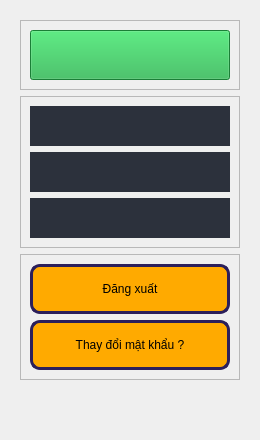
                  <widget class="QWidget" name="page_20">
                   <layout class="QVBoxLayout" name="verticalLayout_14">
                    <item>
                     <widget class="QWidget" name="widget_8" native="true">
                      <layout class="QVBoxLayout" name="verticalLayout_44">
                       <item alignment="Qt::AlignTop">
                        <widget class="QFrame" name="frame_32">
                         <property name="maximumSize">
                          <size>
                           <width>16777215</width>
                           <height>80</height>
                          </size>
                         </property>
                         <property name="frameShape">
                          <enum>QFrame::StyledPanel</enum>
                         </property>
                         <property name="frameShadow">
                          <enum>QFrame::Raised</enum>
                         </property>
                         <layout class="QVBoxLayout" name="verticalLayout_45">
                          <item alignment="Qt::AlignHCenter|Qt::AlignVCenter">
                           <widget class="QPushButton" name="pushButton_3">
                            <property name="minimumSize">
                             <size>
                              <width>200</width>
                              <height>50</height>
                             </size>
                            </property>
                            <property name="maximumSize">
                             <size>
                              <width>200</width>
                              <height>50</height>
                             </size>
                            </property>
                            <property name="styleSheet">
                             <string notr="true">background-color: rgb(36, 178, 75);</string>
                            </property>
                            <property name="text">
                             <string/>
                            </property>
                            <property name="icon">
                             <iconset resource="resources.qrc">
                              <normaloff>:/icons/icons/user-check.svg</normaloff>:/icons/icons/user-check.svg</iconset>
                            </property>
                            <property name="iconSize">
                             <size>
                              <width>40</width>
                              <height>40</height>
                             </size>
                            </property>
                           </widget>
                          </item>
                         </layout>
                        </widget>
                       </item>
                       <item alignment="Qt::AlignTop">
                        <widget class="QFrame" name="frame_30">
                         <property name="maximumSize">
                          <size>
                           <width>16777215</width>
                           <height>200</height>
                          </size>
                         </property>
                         <property name="frameShape">
                          <enum>QFrame::StyledPanel</enum>
                         </property>
                         <property name="frameShadow">
                          <enum>QFrame::Raised</enum>
                         </property>
                         <layout class="QVBoxLayout" name="verticalLayout_46">
                          <item>
                           <widget class="QLabel" name="tenNV">
                            <property name="minimumSize">
                             <size>
                              <width>0</width>
                              <height>40</height>
                             </size>
                            </property>
                            <property name="maximumSize">
                             <size>
                              <width>500</width>
                              <height>50</height>
                             </size>
                            </property>
                            <property name="styleSheet">
                             <string notr="true">background-color:#2c313c;</string>
                            </property>
                            <property name="text">
                             <string/>
                            </property>
                            <property name="alignment">
                             <set>Qt::AlignCenter</set>
                            </property>
                           </widget>
                          </item>
                          <item>
                           <widget class="QLabel" name="maNV">
                            <property name="minimumSize">
                             <size>
                              <width>0</width>
                              <height>40</height>
                             </size>
                            </property>
                            <property name="maximumSize">
                             <size>
                              <width>500</width>
                              <height>50</height>
                             </size>
                            </property>
                            <property name="styleSheet">
                             <string notr="true">background-color:#2c313c;</string>
                            </property>
                            <property name="text">
                             <string/>
                            </property>
                            <property name="alignment">
                             <set>Qt::AlignCenter</set>
                            </property>
                           </widget>
                          </item>
                          <item>
                           <widget class="QLabel" name="boPhan">
                            <property name="minimumSize">
                             <size>
                              <width>0</width>
                              <height>40</height>
                             </size>
                            </property>
                            <property name="maximumSize">
                             <size>
                              <width>500</width>
                              <height>50</height>
                             </size>
                            </property>
                            <property name="styleSheet">
                             <string notr="true">background-color:#2c313c;</string>
                            </property>
                            <property name="text">
                             <string/>
                            </property>
                            <property name="alignment">
                             <set>Qt::AlignCenter</set>
                            </property>
                           </widget>
                          </item>
                         </layout>
                        </widget>
                       </item>
                       <item alignment="Qt::AlignTop">
                        <widget class="QFrame" name="frame_33">
                         <property name="frameShape">
                          <enum>QFrame::StyledPanel</enum>
                         </property>
                         <property name="frameShadow">
                          <enum>QFrame::Raised</enum>
                         </property>
                         <layout class="QVBoxLayout" name="verticalLayout_47">
                          <item alignment="Qt::AlignHCenter">
                           <widget class="QPushButton" name="dangXuatBtn">
                            <property name="minimumSize">
                             <size>
                              <width>200</width>
                              <height>50</height>
                             </size>
                            </property>
                            <property name="maximumSize">
                             <size>
                              <width>200</width>
                              <height>50</height>
                             </size>
                            </property>
                            <property name="styleSheet">
                             <string notr="true">background-color: rgb(255, 170, 0);
border:3px solid rgb(43,31,91);
border-radius:10px;</string>
                            </property>
                            <property name="text">
                             <string>Đăng xuất</string>
                            </property>
                           </widget>
                          </item>
                          <item alignment="Qt::AlignHCenter">
                           <widget class="QPushButton" name="thayDoiMKBtn">
                            <property name="minimumSize">
                             <size>
                              <width>200</width>
                              <height>50</height>
                             </size>
                            </property>
                            <property name="maximumSize">
                             <size>
                              <width>200</width>
                              <height>50</height>
                             </size>
                            </property>
                            <property name="styleSheet">
                             <string notr="true">background-color: rgb(255, 170, 0);
border:3px solid rgb(43,31,91);
border-radius:10px;</string>
                            </property>
                            <property name="text">
                             <string>Thay đổi mật khẩu ?</string>
                            </property>
                           </widget>
                          </item>
                         </layout>
                        </widget>
                       </item>
                       <item>
                        <spacer name="verticalSpacer_7">
                         <property name="orientation">
                          <enum>Qt::Vertical</enum>
                         </property>
                         <property name="sizeHint" stdset="0">
                          <size>
                           <width>20</width>
                           <height>40</height>
                          </size>
                         </property>
                        </spacer>
                       </item>
                      </layout>
                     </widget>
                    </item>
                   </layout>
                  </widget>
